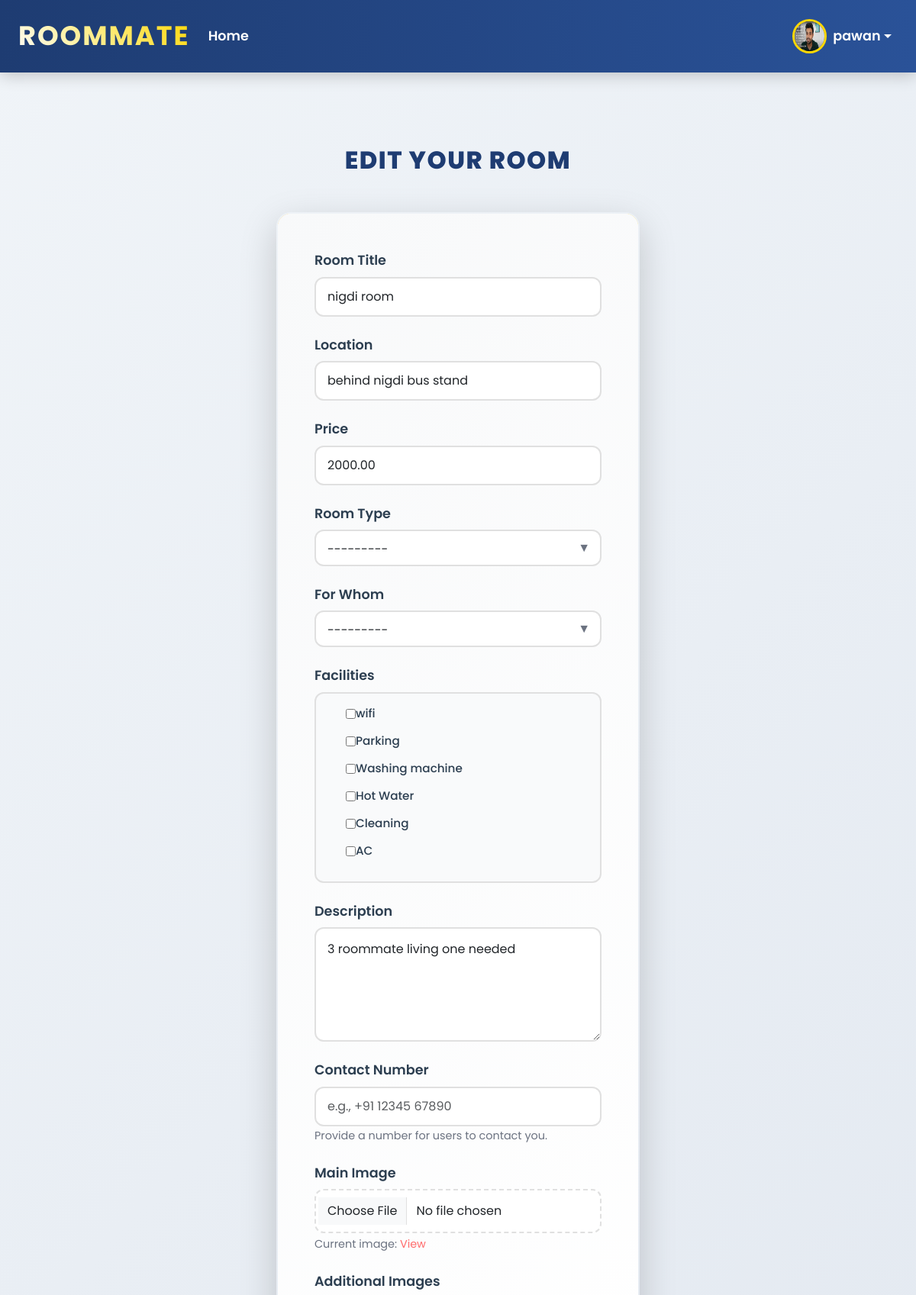
/rooms/edit/4/ (signed in, upper part), run on an earlier commit of the app's database.
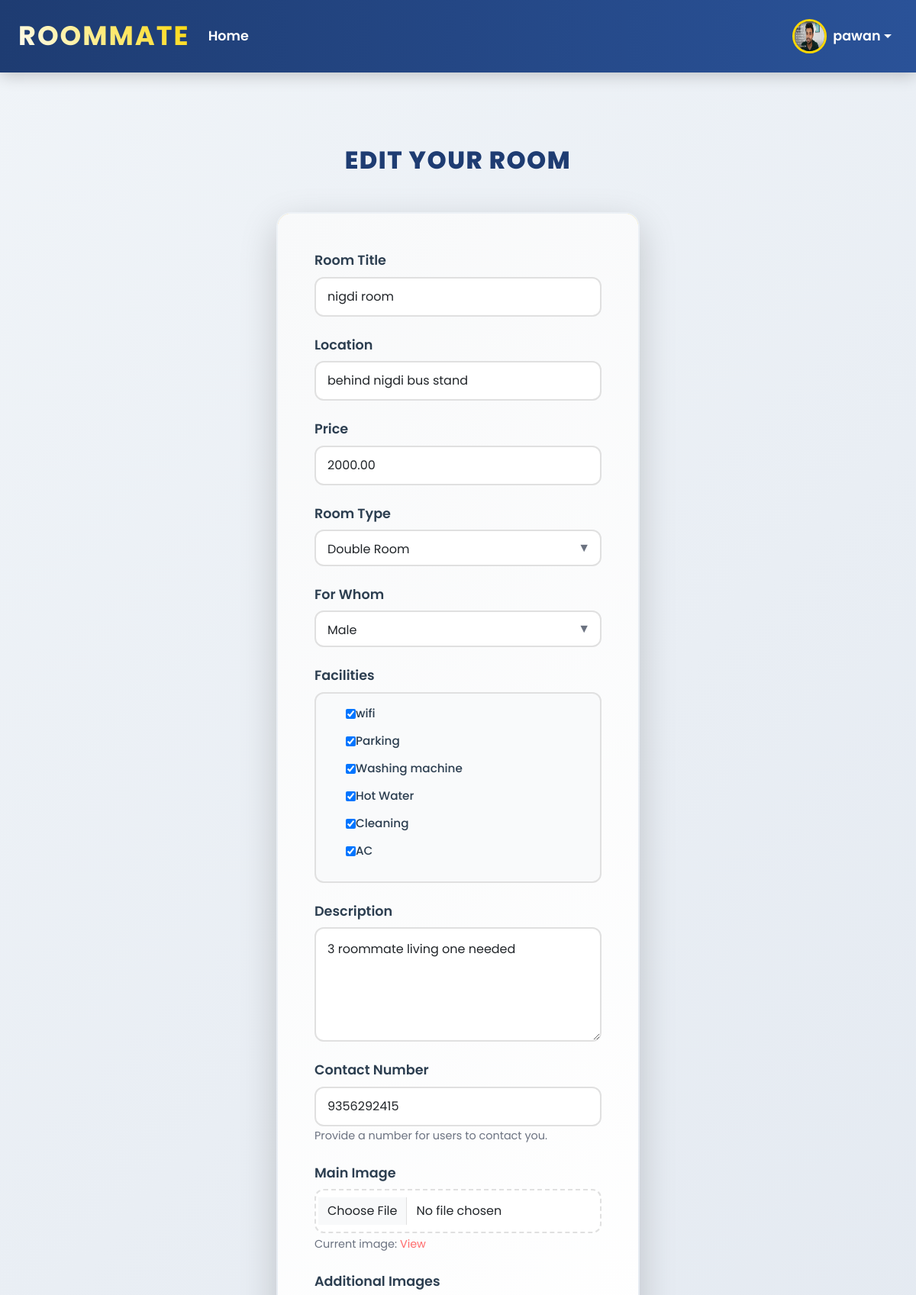
And on a later commit of the database.
### listings/models.py (models this page shows, shortened)
class RoomListing(models.Model):
    ROOM_TYPE_CHOICES = [
        ('single_room', 'Single Room'),
        ('double_room', 'Double Room'),
        ('pg', 'PG'),
        ('hostel', 'Hostel'),
        ('guest_house', 'Guest House'),
        ('flat', 'Flat'),
    ]
    FOR_WHOM_CHOICES = [
        ('male', 'Male'),
        ('female', 'Female'),
        ('all', 'All'),
    ]
    user = models.ForeignKey(User, on_delete=models.CASCADE, related_name='room_listings')
    title = models.CharField(max_length=100)
    description = models.TextField(blank=True, null=True)
    price = models.DecimalField(max_digits=10, decimal_places=2)
    location = models.CharField(max_length=200, blank=True, null=True)  # Increased max_length
    main_image = models.ImageField(
        upload_to='room_pics/',
        blank=True,
        null=True,
        default='room_pics/default_room.jpg'  # Optional default image
    )
    available = models.BooleanField(default=True)
    created_at = models.DateTimeField(auto_now_add=True)
    updated_at = models.DateTimeField(auto_now=True)
    room_type = models.CharField(
        max_length=20,
        choices=ROOM_TYPE_CHOICES,
        blank=True,
        null=True
    )
    for_whom = models.CharField(
        max_length=20,
        choices=FOR_WHOM_CHOICES,
        blank=True,
        null=True
    )
    facilities = models.ManyToManyField(Facility, blank=True, related_name='rooms')
    latitude = models.FloatField(blank=True, null=True)
    longitude = models.FloatField(blank=True, null=True)
    contact_number = models.CharField(
        max_length=15,
        blank=True,
        null=True,
        validators=[
            RegexValidator(
                regex=r'^\+?1?\d{9,15}$',
                message="Enter a valid phone number (e.g., +911234567890).",
            )
        ],
        help_text="Enter your contact number (e.g., +911234567890) for users to reach you."
    )
    class Meta:
        ordering = ['-created_at']  # Default ordering by newest first

### listings/views.py (the view)
# urls.py: path('rooms/edit/<int:room_id>/', edit_room_view, name='edit_room'),
@login_required
def edit_room_view(request, room_id):
    room = get_object_or_404(RoomListing, id=room_id, user=request.user)
    if request.method == "POST":
        form = RoomForm(request.POST, request.FILES, instance=room)
        if form.is_valid():
            room = form.save()  # No user needed for edit, instance already has it
            return redirect('room_detail', room_id=room.id)
        else:
            print(form.errors)  # Debug form errors in console
    else:
        form = RoomForm(instance=room)
    return render(request, 'listings/edit_room.html', {
        'room': room,
        'form': form,
        'all_facilities': Facility.objects.all(),
        'selected_facilities': room.facilities.values_list('id', flat=True)
    })

### listings/forms.py (shortened to what this page needs)
class RoomForm(forms.ModelForm):
    facilities = forms.ModelMultipleChoiceField(
        queryset=Facility.objects.all(),
        widget=forms.CheckboxSelectMultiple(attrs={'class': 'facility-checkbox'}),
        required=False
    )
    additional_images = MultipleFileField(
        required=False,
        label='Additional Images'
    )
    latitude = forms.FloatField(widget=forms.HiddenInput(), required=False)
    longitude = forms.FloatField(widget=forms.HiddenInput(), required=False)
    class Meta:
        model = RoomListing
        fields = [
            'title', 'description', 'price', 'location', 'latitude', 'longitude',
            'room_type', 'for_whom', 'facilities', 'main_image', 'contact_number'
        ]
        widgets = {
            'main_image': forms.ClearableFileInput(),
        }

### listings/models.py (called while the page is built)
    def __str__(self):
        return self.name

### listings/templates/listings/edit_room.html (shortened to what the changed rows need)
{% extends 'listings/base.html' %}
{% load static %}
{% block content %}
<div class="container py-5">
    <h2 class="text-center mb-5" style="font-weight: 800; color: #1e3c72; letter-spacing: 1.5px; text-transform: uppercase; font-family: 'Poppins', sans-serif;">Edit Your Room</h2>
    <div class="card mx-auto shadow-lg" style="max-width: 750px; border-radius: 20px; background: #ffffff; border: 3px solid transparent; background-clip: padding-box; box-shadow: 0 10px 30px rgba(0, 0, 0, 0.1); position: relative; overflow: hidden;">
        <div class="card-body p-5" style="background: linear-gradient(135deg, #f8f9fa 0%, #ffffff 100%);">
            <form method="POST" enctype="multipart/form-data">
                <div class="mb-4 form-group">
                    <label for="id_title" class="form-label">Room Title</label>
                    <input type="text" name="title" id="id_title" class="form-control {% if form.title.errors %}is-invalid{% endif %}"
                           value="{{ form.title.value|default:'' }}" placeholder="Enter room title">
                </div>
                <div class="mb-4 form-group">
                    <label for="id_location" class="form-label">Location</label>
                    <input type="text" name="location" id="id_location" class="form-control {% if form.location.errors %}is-invalid{% endif %}"
                           value="{{ form.location.value|default:'' }}" placeholder="Enter location">
                </div>
                <div class="mb-4 form-group">
                    <label for="id_price" class="form-label">Price</label>
                    <input type="number" step="0.01" name="price" id="id_price" class="form-control {% if form.price.errors %}is-invalid{% endif %}"
                           value="{{ form.price.value|default:'' }}" placeholder="Enter price (e.g., 5000.00)">
                </div>
                <div class="mb-4 form-group">
                    <div class="select-wrapper">
                        <select name="room_type" id="id_room_type" class="form-select {% if form.room_type.errors %}is-invalid{% endif %}">
                            {% for value, label in form.room_type.field.choices %}
                                <option value="{{ value }}" {% if form.room_type.value == value %}selected{% endif %}>{{ label }}</option>
                            {% endfor %}
                        </select>
                    </div>
                </div>
                <div class="mb-4 form-group">
                    <div class="select-wrapper">
                        <select name="for_whom" id="id_for_whom" class="form-select {% if form.for_whom.errors %}is-invalid{% endif %}">
                            {% for value, label in form.for_whom.field.choices %}
                                <option value="{{ value }}" {% if form.for_whom.value == value %}selected{% endif %}>{{ label }}</option>
                            {% endfor %}
                        </select>
                    </div>
                </div>
                <div class="mb-4 form-group">
                    <div class="facilities-container">
                        {% for checkbox in form.facilities %}
                            <div class="form-check">
                                {{ checkbox.tag }}
                                <label class="form-check-label" for="{{ checkbox.id_for_label }}">{{ checkbox.choice_label }}</label>
                            </div>
                        {% endfor %}
                    </div>
                </div>
                <div class="mb-4 form-group">
                    <label for="id_description" class="form-label">Description</label>
                    <textarea name="description" id="id_description" class="form-control {% if form.description.errors %}is-invalid{% endif %}"
                              placeholder="Describe your room (e.g., spacious, well-lit, near metro)">{{ form.description.value|default:'' }}</textarea>
                </div>
                <div class="mb-4 form-group">
                    <label for="id_contact_number" class="form-label">Contact Number</label>
                    <input type="text" name="contact_number" id="id_contact_number" class="form-control {% if form.contact_number.errors %}is-invalid{% endif %}"
                           value="{{ form.contact_number.value|default:'' }}" placeholder="e.g., +91 12345 67890">
                    <small class="text-muted">Provide a number for users to contact you.</small>
                </div>
            </form>
        </div>
    </div>
</div>
{% endblock %}

What changed in the data, as far as the page shows it:
changed RoomListing "nigdi room": room_type (not shown) → "Double Room"; for_whom (not shown) → "Male"; contact_number (not shown) → "9356292415"
Also different on the page:
form field facilities: "☐" → "☑"
form field room_type: "---------" → (not shown)
form field for_whom: "---------" → (not shown)
